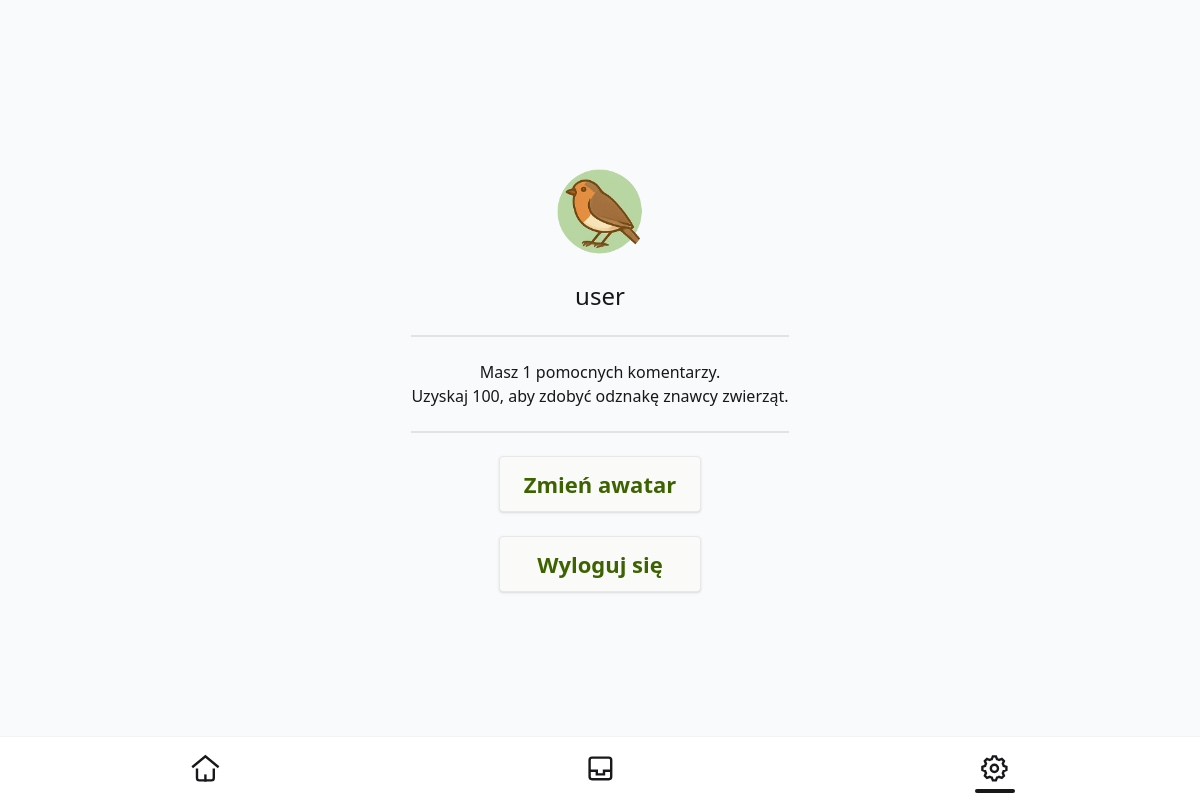
Page /account/settings/ (signed in) on the earlier database version.
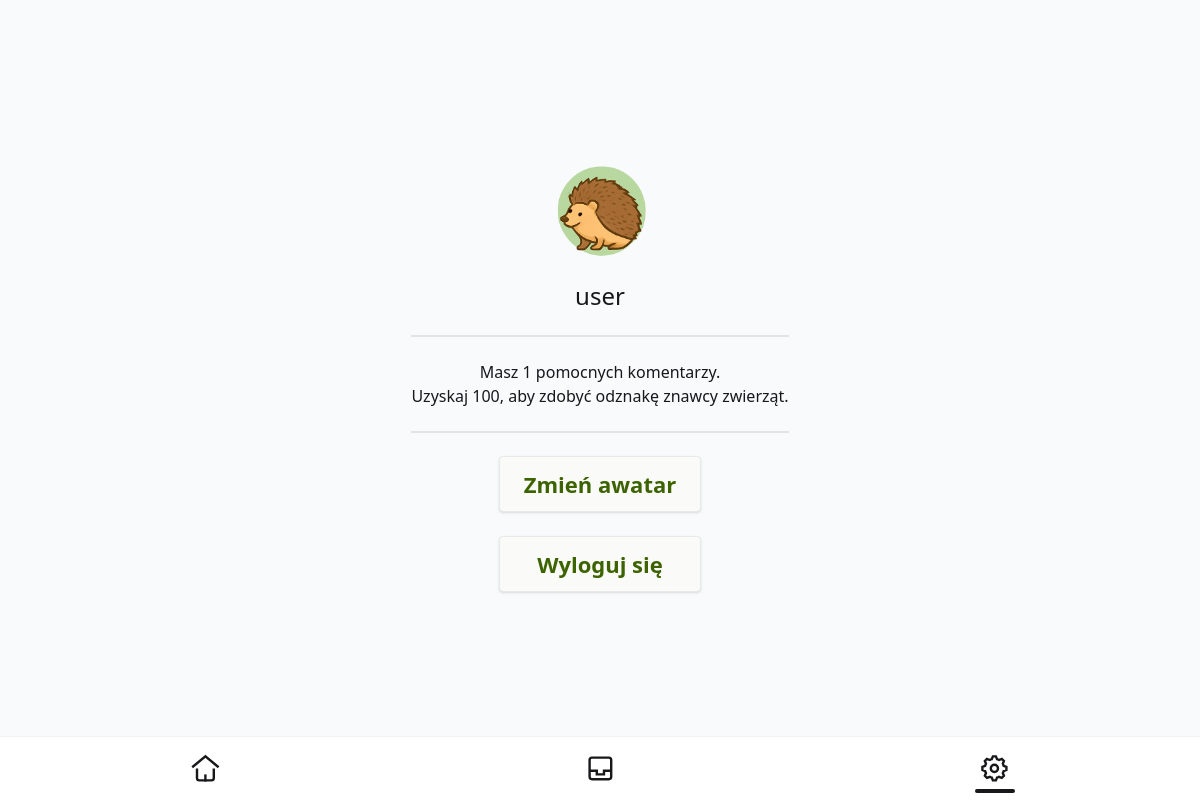
Same page on the later database version.
### account/models.py (models this page shows)
class CustomUser(AbstractUser):
    avatar = models.CharField(max_length=50, null=True, default='/media/avatars/wrobel.png')
    score = models.PositiveIntegerField(default=0)

### account/views.py (the view)
# urls.py: path('settings/', views.settings_page, name='settings'),
@login_required
def settings_page(request):
    return render(request, 'account/settings.html')

### account/templates/account/settings.html
{% extends 'account/base.html' %}
{% block content %}
<div class="flex flex-col items-center mb-16">
    <div class="avatar avatar-placeholder my-5">
        <div class="text-neutral-content w-24 rounded-full">
            <span class="text-3xl"><img src="{{ user.avatar }}" alt="awatar"/></span>
        </div>
    </div>
    <div class="text-2xl">
        {{ user.username }}
    </div>
    <div class="divider"></div>
    <div class="text-center">
        Masz {{ user.score }} pomocnych komentarzy.<br>Uzyskaj 100, aby zdobyć odznakę znawcy zwierząt.
    </div>
    <div class="divider"></div>
    <div class="flex flex-col space-y-6">
        <a class="btn-main" href="{% url 'account:select_avatar' %}">Zmień awatar</a>
        <a class="btn-main" href="{% url 'account:signout' %}">Wyloguj się</a>
    </div>
</div>
{% endblock %}

### account/templates/account/base.html (shortened to what this page needs)
{% load static %}
<!DOCTYPE html>
<html lang="pl" data-theme="light">
<head>
    <link rel="stylesheet" href="{% static 'account/css/output.css' %}" />
</head>
<body class="body-main">
{% block content %}
{% endblock %}
<div class="dock">
    <button onclick="location.href='{% url 'gallery:browse' %}'">
    </button>
    <button onclick="location.href='{% url 'photo:upload' %}'" class="{% if request.resolver_match.url_name == 'upload' %}dock-active{% endif %}">
    </button>
    <button onclick="location.href='{% url 'account:settings' %}'" class="{% if request.resolver_match.url_name == 'settings' %}dock-active{% endif %}">
    </button>
</div>
</body>
</html>

Differences in the rows shown:
changed CustomUser "user": avatar: a different picture
